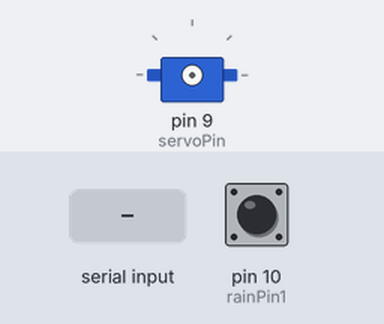
The sketch below on a simulated Arduino Uno, built with avr-gcc and run on an emulated ATmega328P. Parts: servo. Inputs (shaded band) come from the test bench; at power-on: pin 10 (rainPin1) HIGH. What the sketch prints to the serial monitor is not drawn.

Above: at 1.2 s.
1.3 s: "i" received over Serial
At 2.45 s:
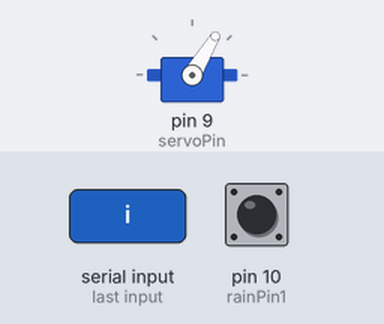
4.2 s: "y" received over Serial
5.7 s: "r" received over Serial
Timing chart, 0 to 8.7 s (numbered marks = the images above; inputs shaded):
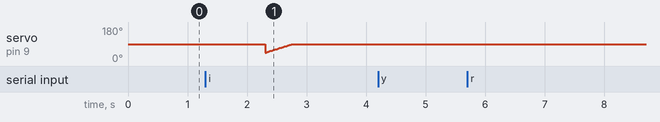

Measured:
- after the input at 4.2 s, every drawn part: stays the same
- after the input at 5.7 s, every drawn part: stays the same

The sketch:

Clouduino.ino
```cpp
#include <Wire.h>
#include <OneWire.h>
#include <Servo.h>

// #define DHTPIN A0
// #define DHTTYPE DHT22
// DHT dht(DHTPIN, DHTTYPE);

int servoPin = 9;       // light servo connected to pin 9
int heatPin = 12;      // Heater connected to digital pin 12
int rainPin1 = 10;       // Rain sensor 2 to digital pin 11
int rainPin2 = 11;       // Rain sensor 1 to digital pin 10
int pos = 0;
int inPos = 90;
int outPos = 45;
int servoDelay = 10;

Servo myservo;


void setup(void) {
  Serial.begin(9600);
  //myservo.attach(servoPin);  // attaches the servo on pin 9 to the servo object
  pinMode(rainPin1, INPUT_PULLUP);
  pinMode(rainPin2, INPUT_PULLUP);
  Serial.println("Pins attached");


}

void checkRainSensor1(){
      int status = digitalRead(rainPin1);
      if (status == 0){
        Serial.println("rain1 = True");
        }
      else{
        Serial.println("rain1 = False");
        }
      return;
}

void checkRainSensor2(){
      int status = digitalRead(rainPin2);
      if (status == 0){
        Serial.println("rain2 = True");
        }
      else{
        Serial.println("rain2 = False");
        }
      return;
}

void setFilterIn(){
      if (pos != inPos){
        myservo.attach(servoPin);     // attach to the servo
        delay(1000);      // wait for the servo to attach
        for (pos = outPos; pos <= inPos; pos += 1) { // goes from 0 degrees to 180 degrees
        myservo.write(pos);              // tell servo to go to position in variable 'pos'
        delay(servoDelay);                       // waits 15ms for the servo to reach the position
        }
        delay(1500);
        pos = inPos;
    }
    myservo.detach();     // detach from the servo
    return;
}

void setFilterOut(){
   if (pos != outPos){
      myservo.attach(servoPin);     // attach to the servo
      delay(1000);      // wait for the servo to attach
      for (pos = inPos; pos >= outPos; pos -= 1) { // goes from 180 degrees to 0 degrees
      myservo.write(pos);              // tell servo to go to position in variable 'pos'
      delay(servoDelay);                       // waits 15ms for the servo to reach the position
      }
      delay(1500);
      pos = outPos;
   }
   myservo.detach();       // detach from the servo
   return;
 }

void test(void){
  Serial.println("test routine");
}

void loop(void) {
  if (Serial.available() > 0) {
    int inByte = Serial.read();
    switch (inByte) {
      case 'i':
        setFilterIn();
        break;
      case 'o':
        setFilterOut();
        break;
      case 'y':
         test();
         break;
      case 'r':
         checkRainSensor1();
         break;
      case 't':
         checkRainSensor2();
         break;
        }
    }
}
```
